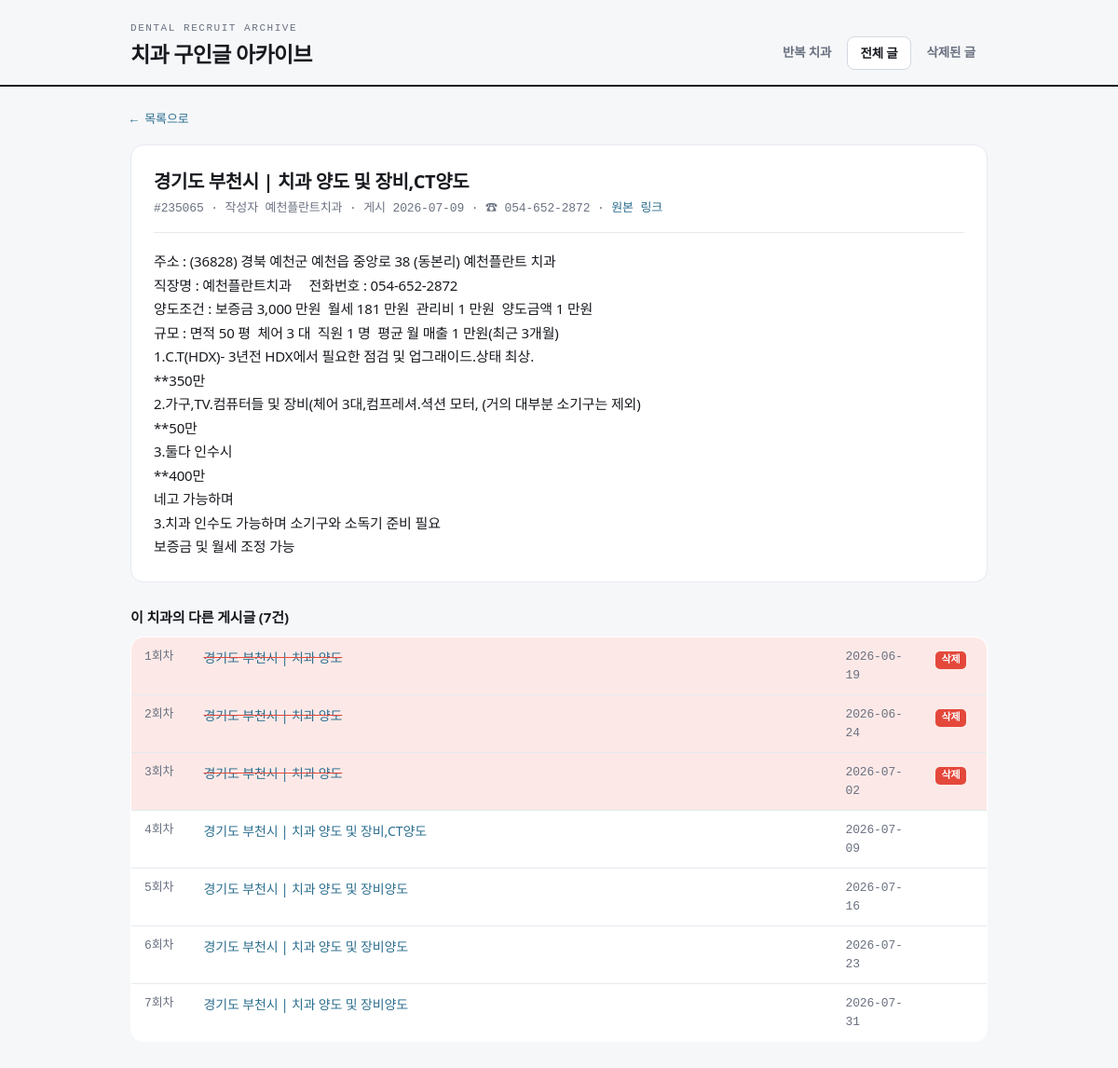
The app's page /post/235065, older data.
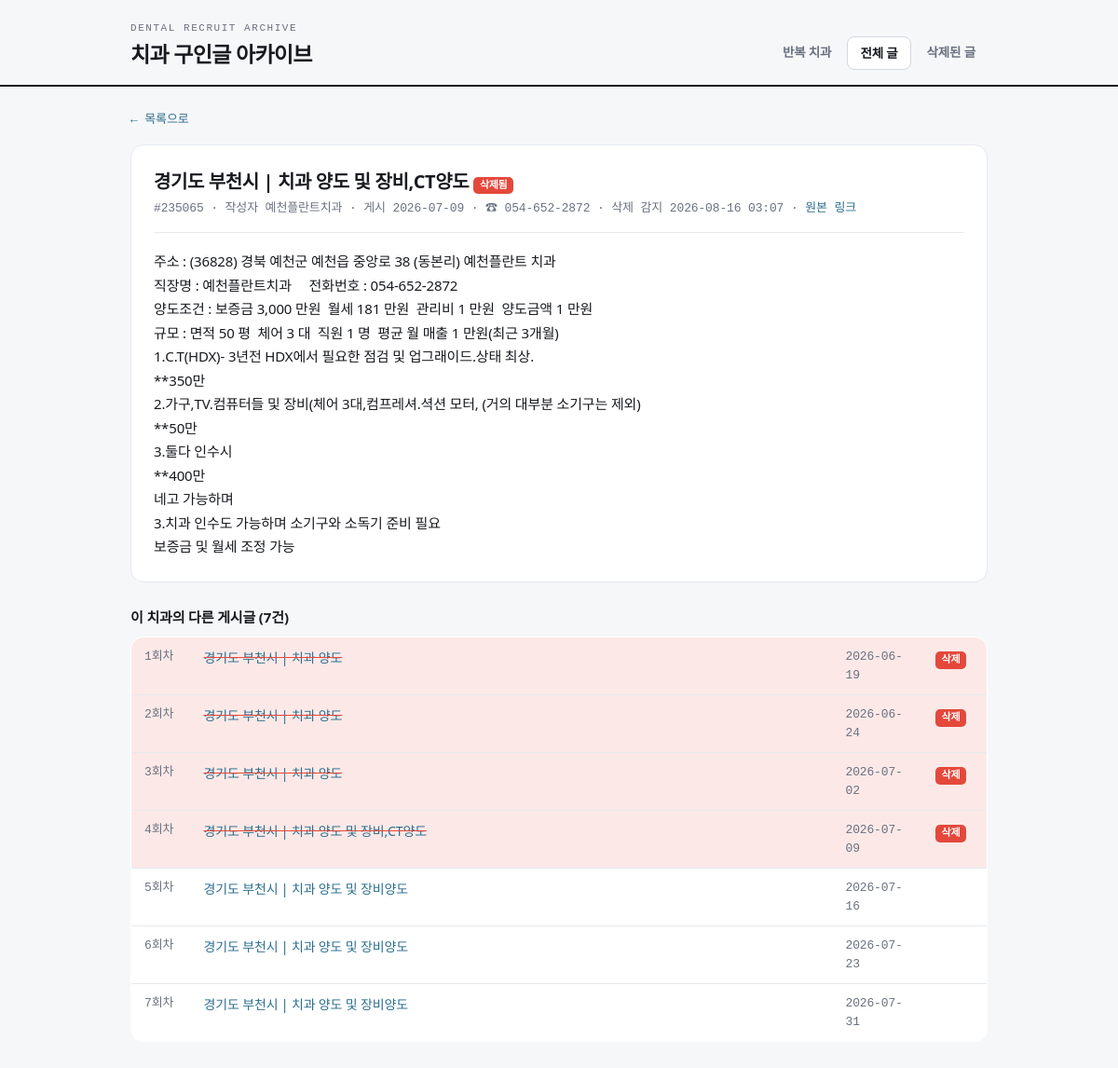
The same page, newer data.
### tables this page shows
CREATE TABLE posts (
    no            INTEGER PRIMARY KEY,   -- 게시판 글 번호 (고유)
    category      TEXT,                  -- 구분: 구인 / 구직 / 양도
    title         TEXT,
    author        TEXT,
    posted_raw    TEXT,                  -- 게시판이 보여주는 날짜 원문
    posted_at     TEXT,                  -- 파싱한 ISO 날짜 (가능한 경우)
    views         INTEGER,
    url           TEXT,
    content       TEXT,                  -- 상세 본문
    phone         TEXT,                  -- 본문에서 추출한 대표 전화번호(숫자만)
    phone_display TEXT,                  -- 보기용 전화번호
    clinic_key    TEXT,                  -- 치과 식별키 (전화 우선, 없으면 제목 시그니처)
    key_kind      TEXT,                  -- 'phone' | 'title' | 'author'
    title_sig     TEXT,                  -- 제목 정규화 시그니처
    first_seen    TEXT,                  -- 우리 크롤러가 처음 발견한 시각
    last_seen     TEXT,                  -- 살아있는 것으로 마지막 확인한 시각
    is_deleted    INTEGER DEFAULT 0,     -- 삭제 감지 여부
    deleted_at    TEXT                   -- 삭제 감지 시각
);

### app.py (the view)
@app.route("/post/<int:no>")
def post_detail(no):
    with db.get_db() as conn:
        row = db.get_post(conn, no)
    if not row:
        abort(404)
    siblings = []
    for g in analyze.clinic_groups(min_posts=1, include_singletons=True):
        if g["key"] == row["clinic_key"]:
            siblings = g["posts"]
            break
    return render_template("post_detail.html", p=row, siblings=siblings)

### analyze.py (called while the page is built)
def _order_ts(p):
    return p.get("posted_at") or p.get("first_seen") or ""

### app.py (called while the page is built)
@app.template_filter("shortdt")
def shortdt(s):
    if not s:
        return "-"
    return str(s).replace("T", " ")[:16]

### db.py (called while the page is built)
@contextmanager
def get_db():
    conn = sqlite3.connect(config.DB_PATH)
    conn.row_factory = sqlite3.Row
    try:
        yield conn
        conn.commit()
    finally:
        conn.close()

def get_post(conn, no):
    row = conn.execute("SELECT * FROM posts WHERE no=?", (no,)).fetchone()
    return dict(row) if row else None

### templates/post_detail.html (shortened to what this page needs)
{% extends "base.html" %}
{% set active = 'posts' %}
{% block body %}
<a class="back" href="javascript:history.back()">← 목록으로</a>
<div class="detail">
  <h2>
    {{ p.title or '(제목 없음)' }}
    {% if p.is_deleted %}<span class="badge del">삭제됨</span>{% endif %}
  </h2>
  <div class="meta">
    #{{ p.no }} · 작성자 {{ p.author or '-' }} ·
    게시 {{ (p.posted_at or p.posted_raw or p.first_seen)|shortdt }}
    {% if p.phone_display %} · ☎ {{ p.phone_display }}{% endif %}
    {% if p.is_deleted %} · 삭제 감지 {{ p.deleted_at|shortdt }}{% endif %}
    · <a href="{{ p.url }}" target="_blank" rel="noopener">원본 링크</a>
  </div>
  {% if p.content %}
    <div class="body">{{ p.content }}</div>
  {% else %}
    <div class="body" style="color:var(--muted)">본문을 수집하지 못했습니다. 원본 링크를 확인하세요.</div>
  {% endif %}
</div>
{% if siblings|length > 1 %}
<h3 style="margin:26px 0 10px;font-size:15px">이 치과의 다른 게시글 ({{ siblings|length }}건)</h3>
<table class="posts">
  <tbody>
    {% for sib in siblings %}
    <tr class="{{ 'deleted' if sib.is_deleted }}">
      <td class="no" style="width:64px">{{ sib.repost_index }}회차</td>
      <td><a class="title" href="/post/{{ sib.no }}">{{ sib.title or '(제목 없음)' }}</a></td>
      <td class="no" style="width:96px">{{ (sib.posted_at or sib.first_seen)|shortdt }}</td>
      <td style="width:70px">
        {% if sib.is_deleted %}<span class="badge del">삭제</span>{% endif %}
      </td>
    </tr>
    {% endfor %}
  </tbody>
</table>
{% endif %}
{% endblock %}

### templates/base.html (shortened to what this page needs)
<!DOCTYPE html>
<html lang="ko">
<head>
</head>
<body>
<header class="top">
  <div class="top-in">
    <div class="brand">
      <span class="kicker">Dental Recruit Archive</span>
      <h1>치과 구인글 아카이브</h1>
    </div>
    <nav class="tabs">
      <a href="/" class="{{ 'on' if active=='clinics' }}">반복 치과</a>
      <a href="/posts" class="{{ 'on' if active=='posts' }}">전체 글</a>
      <a href="/posts?status=deleted" class="{{ 'on' if active=='deleted' }}">삭제된 글</a>
    </nav>
  </div>
</header>
<div class="wrap">
{% block body %}{% endblock %}
</div>
</body>
</html>

### templates/base.html (style rules this page uses)
:root { --paper:#F6F7F9; --card:#FFFFFF; --ink:#181A1F; --muted:#6A7180; --line:#E6E9EF; --line2:#D3D8E0; --alarm:#E4483B; --alarm-soft:#FCE9E7; --struct:#2C6E8F; --ok:#3A9B6E; --mono:ui-monospace,"SF Mono",Menlo,"JetBrains Mono",monospace; --sans:"Pretendard Variable",Pretendard,system-ui,sans-serif; }
* { box-sizing:border-box }
html { -webkit-text-size-adjust:100% }
body { margin:0;background:var(--paper);color:var(--ink);font-family:var(--sans); font-size:15px;line-height:1.5;letter-spacing:-.01em }
a { color:var(--struct);text-decoration:none }
.wrap { max-width:960px;margin:0 auto;padding:0 20px 80px }
header.top { border-bottom:2px solid var(--ink);margin-bottom:22px }
.top-in { max-width:960px;margin:0 auto;padding:22px 20px 16px; display:flex;justify-content:space-between;align-items:flex-end;gap:16px;flex-wrap:wrap }
.brand { display:flex;flex-direction:column;gap:2px }
.brand .kicker { font-family:var(--mono);font-size:11px;letter-spacing:.14em; text-transform:uppercase;color:var(--muted) }
.brand h1 { margin:0;font-size:23px;font-weight:800;letter-spacing:-.03em }
nav.tabs { display:flex;gap:4px }
nav.tabs a { font-size:13.5px;font-weight:600;color:var(--muted); padding:7px 13px;border-radius:8px }
nav.tabs a.on { color:var(--ink);background:var(--card);border:1px solid var(--line2) }
table.posts { width:100%;border-collapse:collapse;background:var(--card); border:1px solid var(--line);border-radius:14px;overflow:hidden }
table.posts th,table.posts td { padding:11px 14px;text-align:left; border-bottom:1px solid var(--line);font-size:14px;vertical-align:top }
table.posts tr:last-child td { border-bottom:none }
table.posts .no { font-family:var(--mono);color:var(--muted);font-size:13px }
tr.deleted { background:var(--alarm-soft) }
tr.deleted .title { text-decoration:line-through;text-decoration-color:var(--alarm) }
.badge { font-family:var(--mono);font-size:11px;font-weight:700;border-radius:5px; padding:1px 7px;display:inline-block }
.badge.del { background:var(--alarm);color:#fff }
.detail { background:var(--card);border:1px solid var(--line);border-radius:14px;padding:24px }
.detail h2 { margin:0 0 4px;font-size:20px;letter-spacing:-.02em }
.detail .meta { font-size:13px;color:var(--muted);font-family:var(--mono); margin-bottom:18px;padding-bottom:16px;border-bottom:1px solid var(--line) }
.detail .body { white-space:pre-wrap;line-height:1.7;font-size:15px }
.back { font-size:13px;font-family:var(--mono);display:inline-block;margin-bottom:16px }

Row changes from the older to the newer data that the page shows:
changed posts "경기도 부천시 | 치과 양도 및 장비,CT양도": is_deleted 0 → 1 (drawn); deleted_at|shortdt (not shown) → "2026-08-16 03:07"
Text that changed along with them:
text now shown: "삭제됨 · 삭제 감지"
